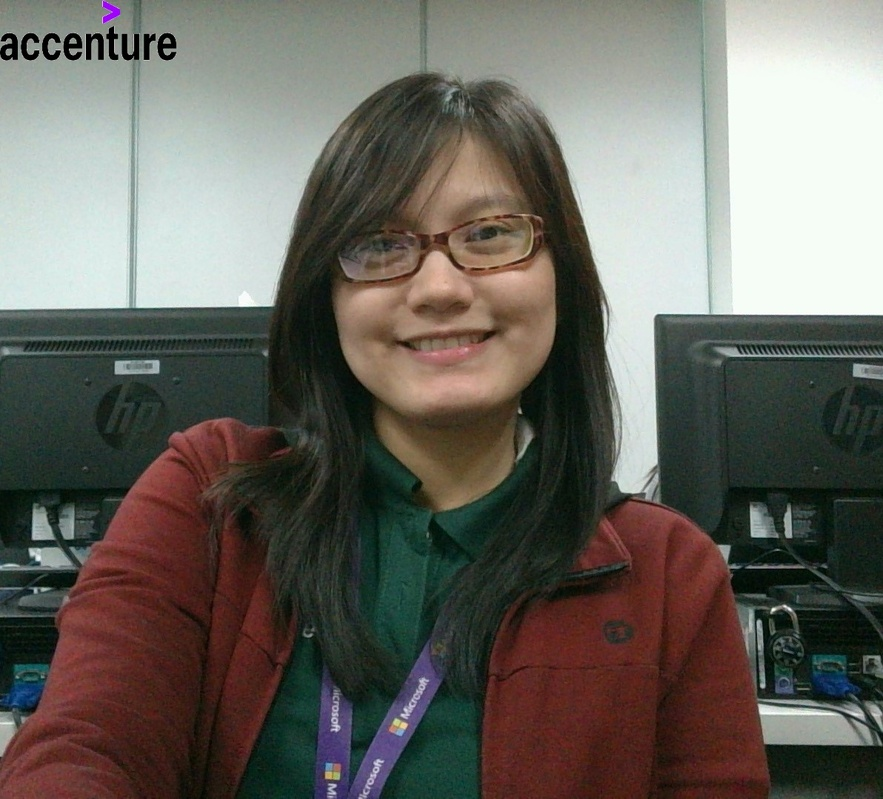
#> input picture notebooks/occeno-camille.jpg, 883 x 799 px, shrunk from 1192 x 1079 before the run, given in place of the camera
$ python 3-image-filters.py
#> lines starting #> are read from the running program, lines starting #| are printed output that depends on the picture; after the words box and inside, x2 and y2 are one past the last pixel; in counts of white or black regions, pixels touching at a corner belong together
#> further down, frame is the input picture: shape (799, 883, 3); mean B, G, R 93.9, 101, 104.3
import cv2
import numpy as np
from random import randint

def apply_invert(frame):
    return cv2.bitwise_not(frame)
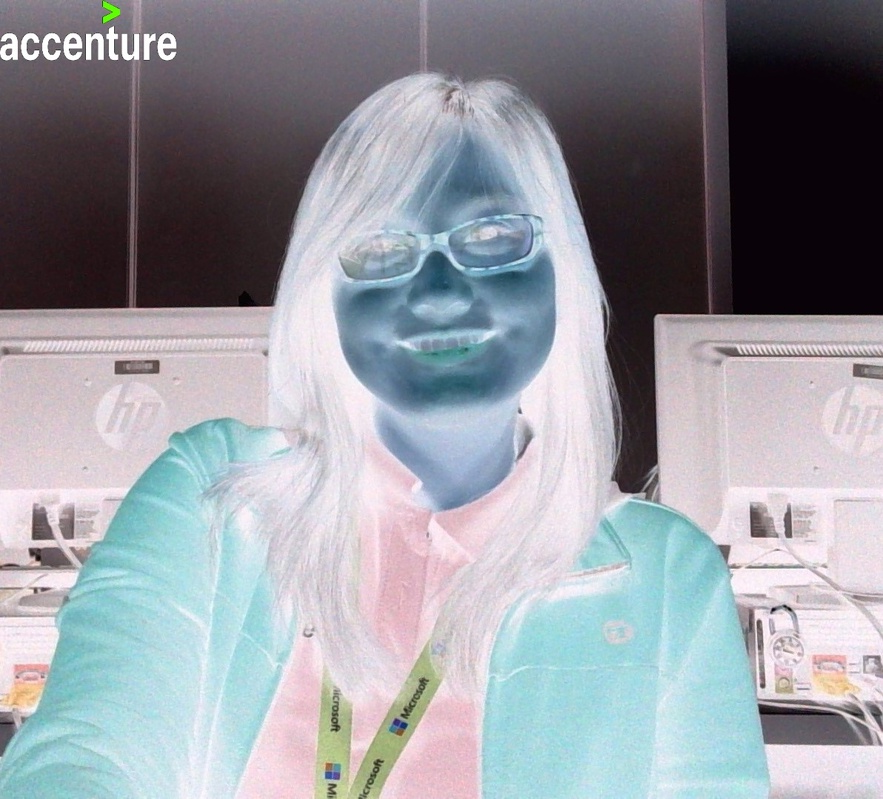
#> returned value: shape (799, 883, 3); mean of channels 0, 1, 2 161.1, 154, 150.7; drawn as B, G, R

def apply_sepia(frame, intensity=0.5):
#> called with intensity = 0.5
    blue, green, red = 20, 66, 112
    frame = cv2.cvtColor(frame, cv2.COLOR_BGR2BGRA)
#> frame: shape (799, 883, 4)
    frame_height, frame_width, frame_channel = frame.shape
#> frame_height = 799; frame_width = 883; frame_channel = 4
    sepia_bgra = (blue, green, red, 1)

    overlay = np.full((frame_height, frame_width, 4), sepia_bgra, dtype='uint8')

    frame = cv2.addWeighted(overlay, intensity, frame, 1.0, 0)
    frame = cv2.cvtColor(frame, cv2.COLOR_BGRA2BGR)
#> frame: shape (799, 883, 3)
    return frame

def apply_blue(frame, intensity=0.5):
#> called with intensity = 0.5
    blue, green, red = 255, 0, 0
    frame = cv2.cvtColor(frame, cv2.COLOR_BGR2BGRA)
    frame_height, frame_width, frame_channel = frame.shape
#> frame_height = 799; frame_width = 883; frame_channel = 4
    sepia_bgra = (blue, green, red, 1)

    overlay = np.full((frame_height, frame_width, 4), sepia_bgra, dtype='uint8')

    frame = cv2.addWeighted(overlay, intensity, frame, 1.0, 0)
#> frame: shape (799, 883, 4)
    frame = cv2.cvtColor(frame, cv2.COLOR_BGRA2BGR)
#> frame: shape (799, 883, 3)
    return frame

def apply_green(frame, intensity=0.5):
#> called with intensity = 0.5
    blue, green, red = randint(0, 256), randint(0, 256), randint(0, 256)
    frame = cv2.cvtColor(frame, cv2.COLOR_BGR2BGRA)
    frame_height, frame_width, frame_channel = frame.shape
#> frame_height = 799; frame_width = 883; frame_channel = 4
    sepia_bgra = (blue, green, red, 1)

    overlay = np.full((frame_height, frame_width, 4), sepia_bgra, dtype='uint8')

    frame = cv2.addWeighted(overlay, intensity, frame, 1.0, 0)
#> frame: shape (799, 883, 4)
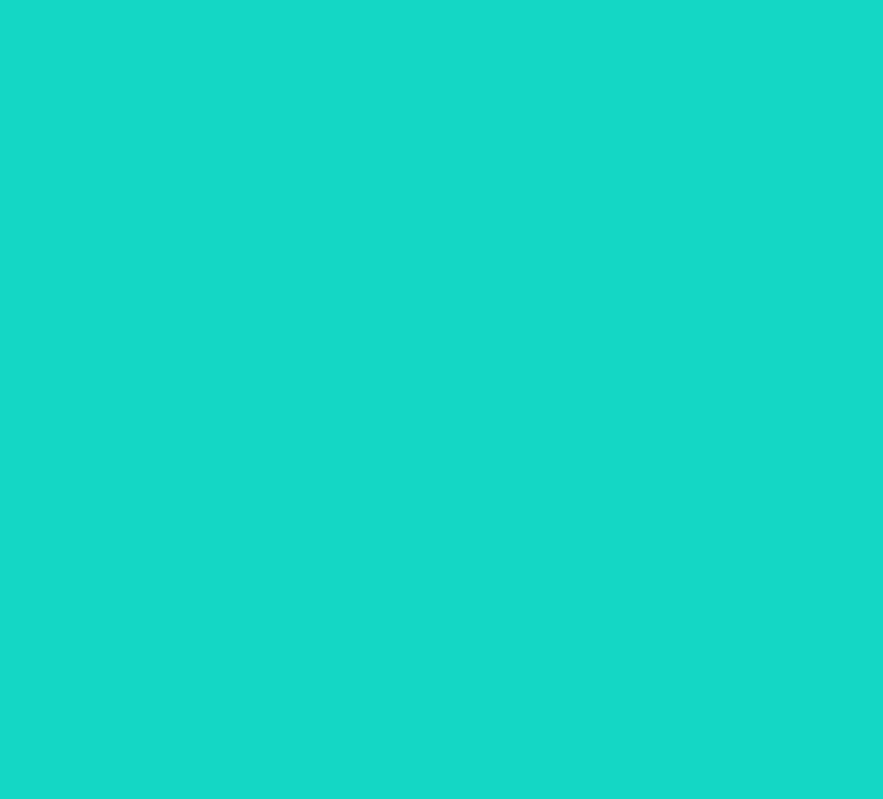
#> overlay: shape (799, 883, 4); mean B, G, R, A 197, 215, 20, 1
    frame = cv2.cvtColor(frame, cv2.COLOR_BGRA2BGR)
#> frame: shape (799, 883, 3)
    return frame

def apply_red(frame, intensity=0.5):
#> called with intensity = 0.5
    blue, green, red = 0, 0, 255
    frame = apply_alpha_convert(frame)
    frame_height, frame_width, frame_channel = frame.shape
#> frame_height = 799; frame_width = 883; frame_channel = 4
    sepia_bgra = (blue, green, red, 1)

    overlay = np.full((frame_height, frame_width, 4), sepia_bgra, dtype='uint8')

    frame = cv2.addWeighted(overlay, intensity, frame, 1.0, 0)
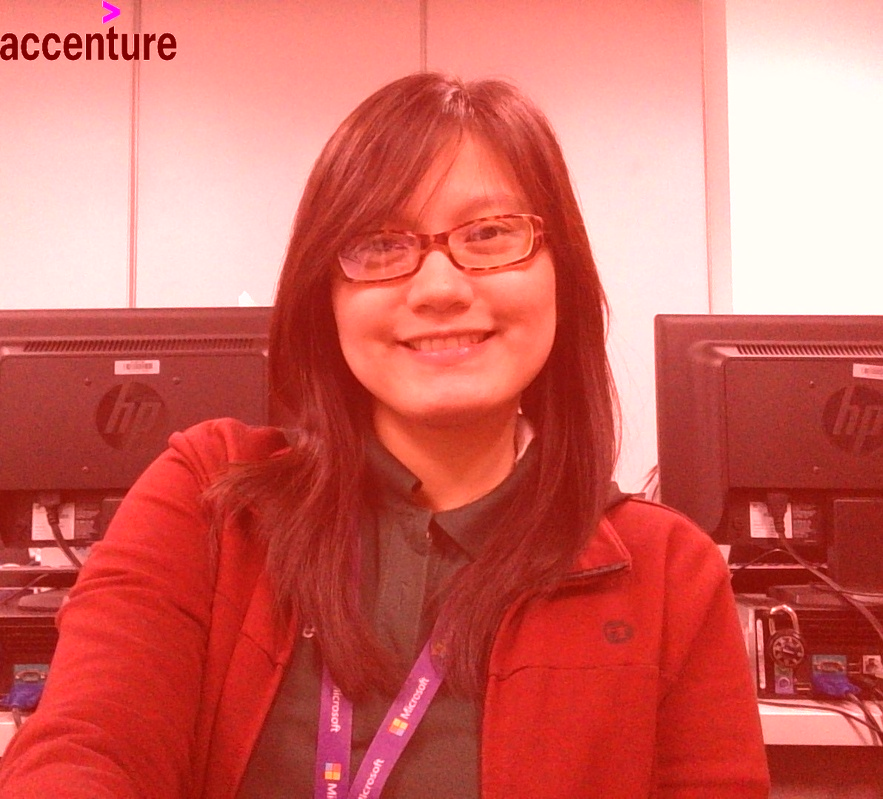
#> frame: shape (799, 883, 4); mean B, G, R, A 93.9, 101, 209.3, 255
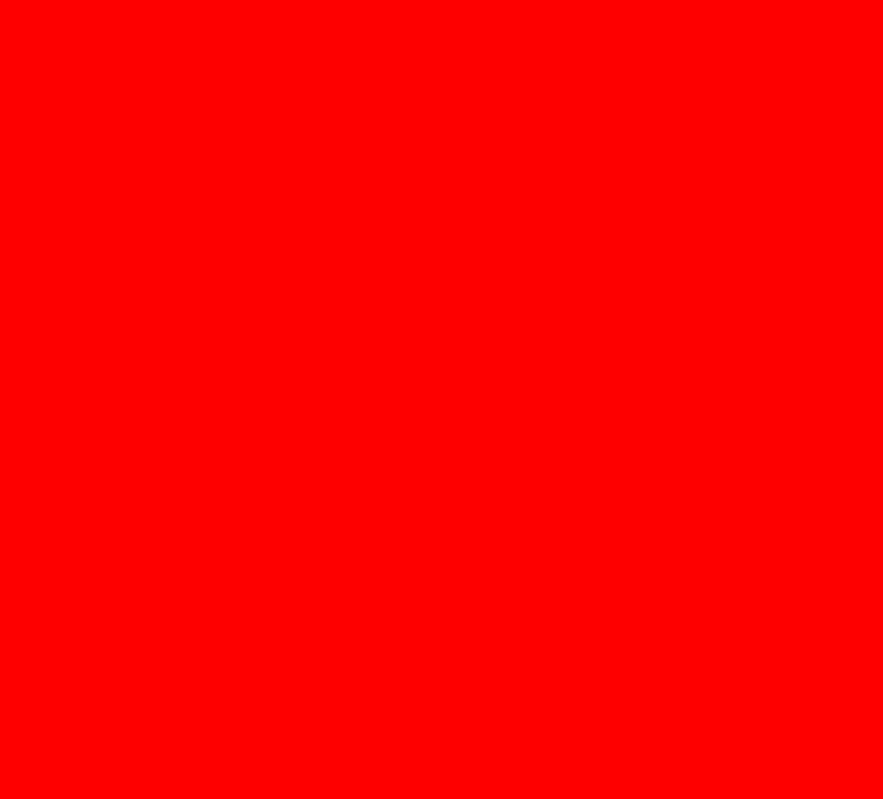
#> overlay: shape (799, 883, 4); mean B, G, R, A 0, 0, 255, 1
    frame = cv2.cvtColor(frame, cv2.COLOR_BGRA2BGR)
#> frame: shape (799, 883, 3)
    return frame

def apply_alpha_convert(frame):
    try:
        frame.shape[3]
    except IndexError:
        frame = cv2.cvtColor(frame, cv2.COLOR_BGR2BGRA)
    return frame

def apply_portrait_mode(frame):
    frame = apply_alpha_convert(frame)
    gray = cv2.cvtColor(frame, cv2.COLOR_BGR2GRAY)
    _, mask = cv2.threshold(gray, 120, 255, cv2.THRESH_BINARY)
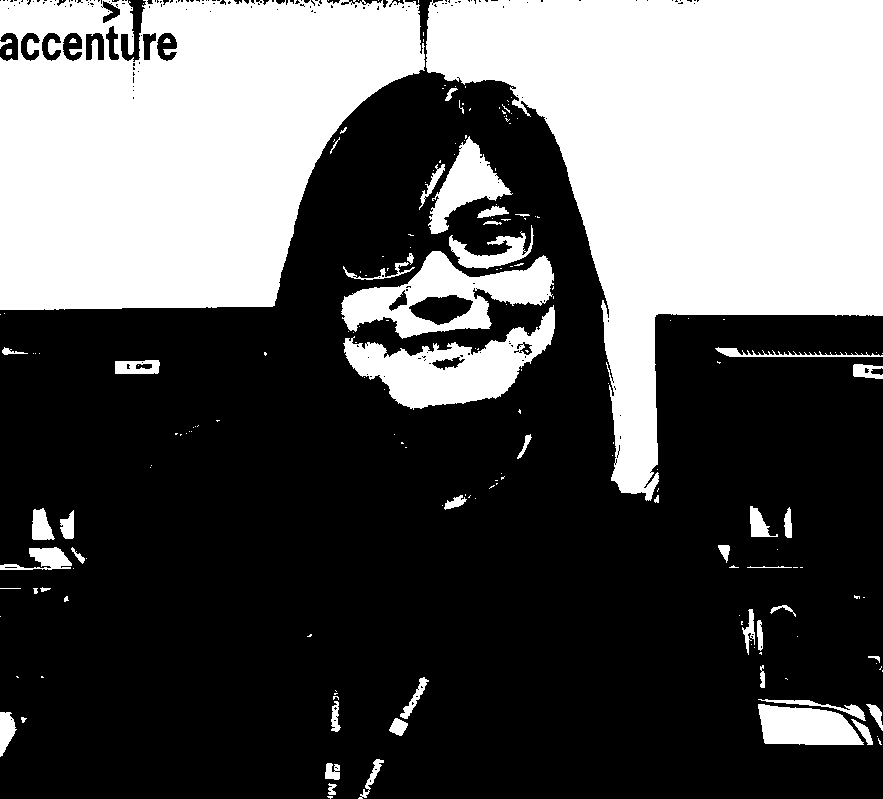
#> mask: shape (799, 883); 35.9% white; 196 white regions (140 under 20 px), largest, box (x1, y1, x2, y2) and area: (426, 0, 883, 501) 117878, (0, 0, 425, 310) 100800, (343, 305, 555, 410) 9143

    mask = cv2.cvtColor(mask, cv2.COLOR_GRAY2BGRA)
#> mask: shape (799, 883, 4)
    blurred = cv2.GaussianBlur(frame, (21, 21), 0)
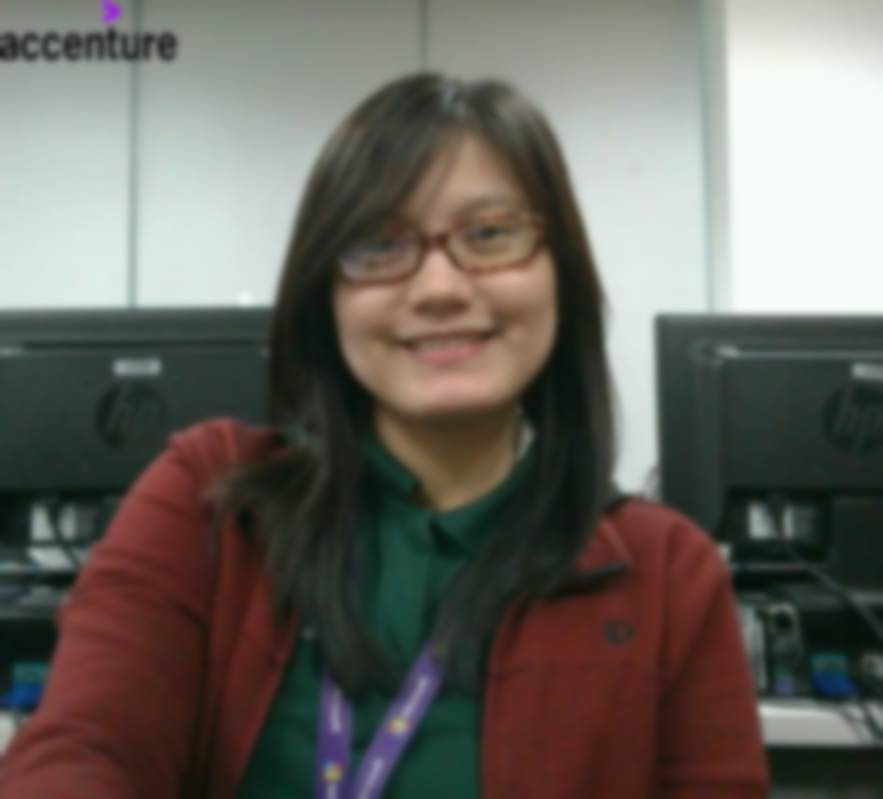
#> blurred: shape (799, 883, 4); mean B, G, R, A 93.9, 101, 104.3, 255

    #cv2.imshow('mask', mask)
    #cv2.imshow('blurred', blurred)

    blended = apply_blend(frame, blurred, mask)
    frame = cv2.cvtColor(blended, cv2.COLOR_BGRA2BGR)
    return frame

def apply_blend(frame_1, frame_2, mask):
    alpha = mask / 255.0
    blended = cv2.convertScaleAbs(frame_1 * (1-alpha) + (frame_2 * alpha))
    return blended

cap = cv2.VideoCapture(0)

while True:
    _, frame = cap.read()

    invert = apply_invert(frame)
    sepia = apply_sepia(frame)
    blue = apply_blue(frame)
    green = apply_green(frame)
    red = apply_red(frame)

    portrait = apply_portrait_mode(frame)

    apply_portrait_mode(frame)

    cv2.imshow('frame', frame)
    cv2.imshow('invert', invert)
    cv2.imshow('sepia', sepia)
    #cv2.imshow('blue', blue)
    #cv2.imshow('green', green)
    #cv2.imshow('red', red)

    cv2.imshow('portrait', portrait)

    k = cv2.waitKey(1)
#> (key q is pressed here)

    if k == ord('q') or k == 27:
        cap.release()
        cv2.destroyAllWindows()
        break
